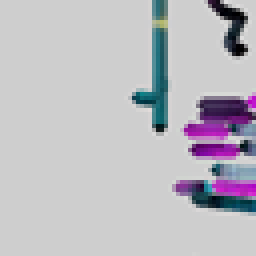
#> input picture rs_pink_0_384.png, 64 x 64 px, given in place of ramenShopBaked1024.png, which was not available (shown 4 times larger)
$ python find_pink_clusters_ramenshop.py
#> lines starting #> are read from the running program, lines starting #| are printed output that depends on the picture; after the words box and inside, x2 and y2 are one past the last pixel; in counts of white or black regions, pixels touching at a corner belong together; pictures that were not available may be replaced by others from this repository, and a replacement may not be noted
from PIL import Image
import numpy as np

img = Image.open('assets/textures/baked/ramenShopBaked1024.png').convert('RGB')
#> img is the input picture: PIL image 64x64 RGB; mean R, G, B 188.6, 186.9, 193.3
arr = np.array(img)
r, g, b = arr[:,:,0], arr[:,:,1], arr[:,:,2]
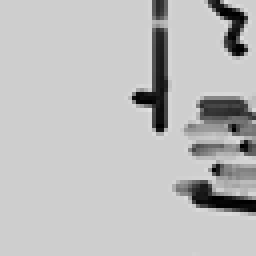
#> r: shape (64, 64) (shown 4 times larger); min 0, max 226, mean 188.6
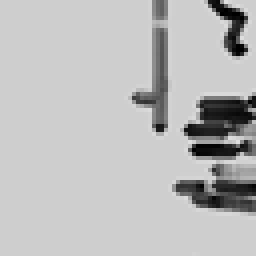
#> g: shape (64, 64) (shown 4 times larger); min 0, max 224, mean 186.9
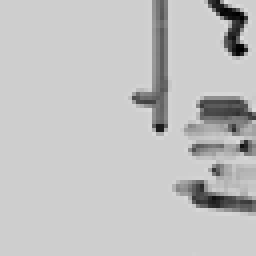
#> b: shape (64, 64) (shown 4 times larger); min 0, max 224, mean 193.3

pink = (r > 150) & (g < 100) & (b > 130)
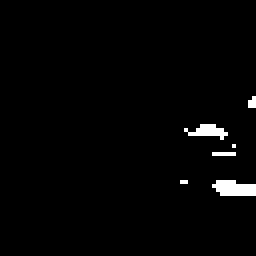
#> pink: shape (64, 64) bool (shown 4 times larger); 1.8% white; 6 white regions (4 under 20 px), largest, box (x1, y1, x2, y2) and area: (53, 45, 64, 49) 35, (46, 31, 57, 35) 23

grid_size = 64
h, w = img.height, img.width
#> h = 64; w = 64

for y in range(0, h, grid_size):
    for x in range(0, w, grid_size):
        sub_pink = pink[y:y+grid_size, x:x+grid_size]
        count = np.sum(sub_pink)
        if count > 50:
            print(f"RamenShop cluster at x={x}-{x+grid_size}, y={y}-{y+grid_size}: count={count}")
            crop = img.crop((x, y, x+grid_size, y+grid_size))
            crop.save(f"rs_pink_{x}_{y}.png")

$ run again, on rs_pink_128_384.png
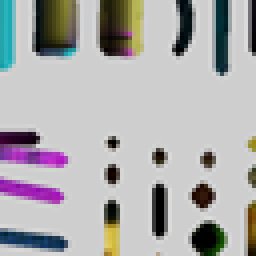
#> input picture rs_pink_128_384.png, 64 x 64 px, given in place of ramenShopBaked1024.png, which was not available (shown 4 times larger)
#> img is the input picture: PIL image 64x64 RGB; mean R, G, B 173.5, 172.5, 173.2
#> `r, g, b = arr[:,:,0], arr[:,:,1], arr[:,:,2]`:
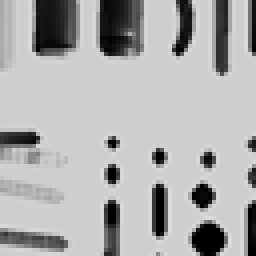
#> b: shape (64, 64) (shown 4 times larger); min 0, max 220, mean 173.2
#> `pink = (r > 150) & (g < 100) & (b > 130)`:
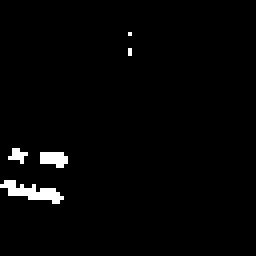
#> pink: shape (64, 64) bool (shown 4 times larger); 2% white in thin lines or dots, all inside (x1, y1, x2, y2) = (0, 8, 33, 51)

$ run again, on rs_pink_192_0.png
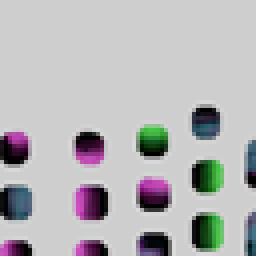
#> input picture rs_pink_192_0.png, 64 x 64 px, given in place of ramenShopBaked1024.png, which was not available (shown 4 times larger)
#> img is the input picture: PIL image 64x64 RGB; mean R, G, B 182.3, 181.6, 183.4
#> `r, g, b = arr[:,:,0], arr[:,:,1], arr[:,:,2]`:
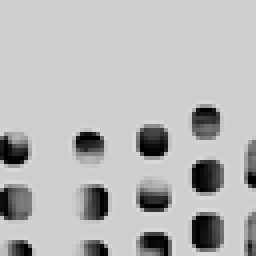
#> b: shape (64, 64) (shown 4 times larger); min 0, max 220, mean 183.4
#> `pink = (r > 150) & (g < 100) & (b > 130)`:
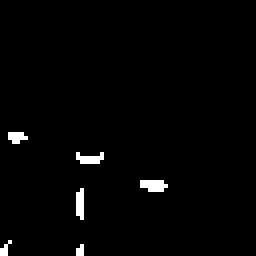
#> pink: shape (64, 64) bool (shown 4 times larger); 1.6% white in thin lines or dots, all inside (x1, y1, x2, y2) = (0, 33, 42, 64)
